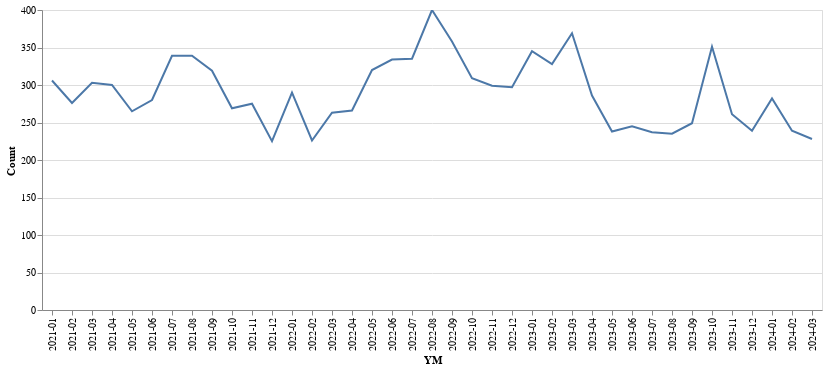

Notebook cell for this chart:
### Code cell
df_plot = (
    df_law.with_columns(
        pl.col("CreationDate").cast(pl.Datetime),
        pl.col("LastActivityDate").cast(pl.Datetime),
    )
    .with_columns(pl.col("CreationDate").dt.strftime("%Y-%m").alias("YM"))
    # .filter(pl.col("Tags").str.contains("java"))
    .group_by("YM")
    .agg(pl.len().alias("Count"))
    .sort("YM")
)
df_plot.plot.line(x="YM", y="Count")

### Figure 1 — Vega-Lite specification as saved in the notebook (floating-point values rounded to 4 significant figures)
{"config": {"view": {"continuousWidth": 300, "continuousHeight": 300}}, "data": {"name": "data-ff0c05433df0956bfebbabac2d64fa47"}, "mark": {"type": "line", "tooltip": true}, "encoding": {"x": {"field": "YM", "type": "nominal"}, "y": {"field": "Count", "type": "quantitative"}}, "params": [{"name": "param_1", "select": {"type": "interval", "encodings": ["x", "y"]}, "bind": "scales"}], "$schema": "https://vega.github.io/schema/vega-lite/v5.20.1.json", "datasets": {"data-ff0c05433df0956bfebbabac2d64fa47": [{"YM": "2021-01", "Count": 306}, {"YM": "2021-02", "Count": 276}, {"YM": "2021-03", "Count": 303}, {"YM": "2021-04", "Count": 300}, {"YM": "2021-05", "Count": 265}, {"YM": "2021-06", "Count": 280}, {"YM": "2021-07", "Count": 339}, {"YM": "2021-08", "Count": 339}, {"YM": "2021-09", "Count": 319}, {"YM": "2021-10", "Count": 269}, {"YM": "2021-11", "Count": 275}, {"YM": "2021-12", "Count": 225}, {"YM": "2022-01", "Count": 290}, {"YM": "2022-02", "Count": 226}, {"YM": "2022-03", "Count": 263}, {"YM": "2022-04", "Count": 266}, {"YM": "2022-05", "Count": 320}, {"YM": "2022-06", "Count": 334}, {"YM": "2022-07", "Count": 335}, {"YM": "2022-08", "Count": 400}, {"YM": "2022-09", "Count": 358}, {"YM": "2022-10", "Count": 309}, {"YM": "2022-11", "Count": 299}, {"YM": "2022-12", "Count": 297}, {"YM": "2023-01", "Count": 345}, {"YM": "2023-02", "Count": 328}, {"YM": "2023-03", "Count": 369}, {"YM": "2023-04", "Count": 286}, {"YM": "2023-05", "Count": 238}, {"YM": "2023-06", "Count": 245}, {"YM": "2023-07", "Count": 237}, {"YM": "2023-08", "Count": 235}, {"YM": "2023-09", "Count": 249}, {"YM": "2023-10", "Count": 351}, {"YM": "2023-11", "Count": 261}, {"YM": "2023-12", "Count": 239}, {"YM": "2024-01", "Count": 282}, {"YM": "2024-02", "Count": 239}, {"YM": "2024-03", "Count": 228}]}}
